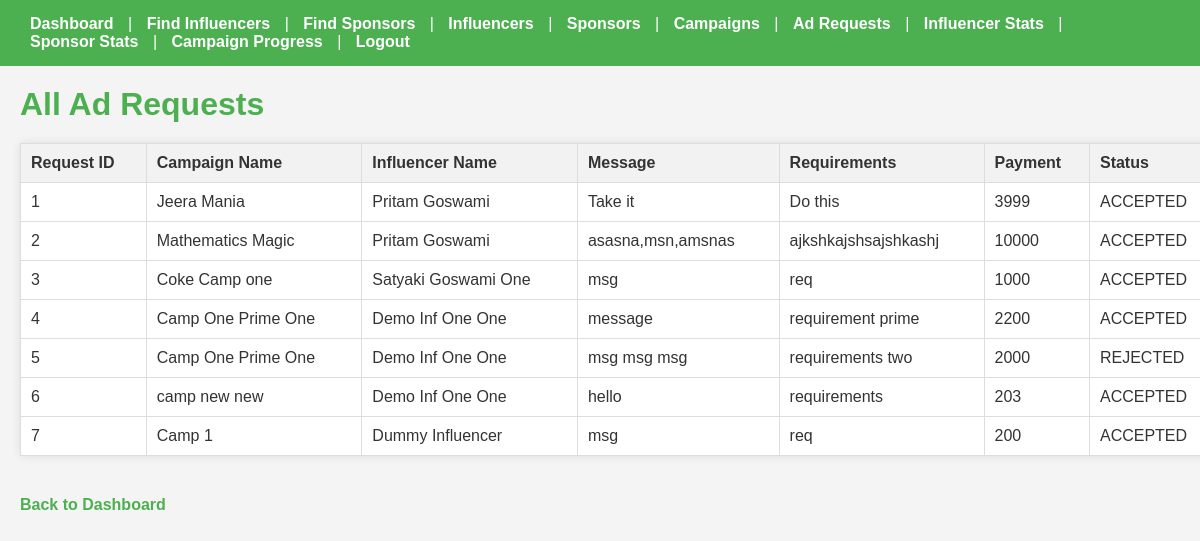
The app's page /admin_req with its own data.
### backend/models.py (models this page shows)
class adreq(db.Model):
    __tablename__="adreq"
    req_id=db.Column(db.Integer, primary_key=True)
    camp_id=db.Column(db.Integer, db.ForeignKey("campaign.camp_id"), nullable=False)
    inf_id=db.Column(db.Integer, db.ForeignKey("inf_info.inf_id"), nullable=False)
    messeges=db.Column(db.Text, default="DEFAULT TEMPLATE")
    requirements=db.Column(db.Text, nullable=False)
    payment=db.Column(db.Integer, nullable=False)
    req_status=db.Column(db.String, default="PENDING")
    sender=db.Column(db.String, default="WAIT")

class campaign(db.Model):
    __tablename__="campaign"
    camp_id=db.Column(db.Integer, primary_key=True)
    spon_id=db.Column(db.Integer, db.ForeignKey("spon_info.spon_id"), nullable=False)
    name=db.Column(db.String, nullable=False)
    description=db.Column(db.Text, nullable=False)
    sdate=db.Column(db.Date, nullable=False)
    edate=db.Column(db.Date, nullable=False)
    budget=db.Column(db.Integer, nullable=False)
    Visibility=db.Column(db.String, nullable=False)
    goals=db.Column(db.Text, nullable=False)
    completion_status=db.Column(db.String, default="Active")
    camp_flag_status=db.Column(db.String, default="Unflagged")
    ad_requests=db.relationship('adreq', backref='campaign', cascade="all, delete-orphan", lazy=True)

class inf_info(db.Model):
    __tablename__="inf_info"
    inf_id=db.Column(db.Integer, primary_key=True)
    email=db.Column(db.String, nullable=False)
    full_name=db.Column(db.String, nullable=False)
    user_name=db.Column(db.String, unique=True, nullable=False)
    category=db.Column(db.String, nullable=False)
    niche=db.Column(db.String, nullable=False)
    no_of_followers=db.Column(db.Integer, nullable=False)
    password=db.Column(db.String, nullable=False)
    inf_flag_status=db.Column(db.String, default="Unflagged")
    adrequests=db.relationship('adreq', backref='influencer', lazy=True)

### backend/controllers.py (the view)
@app.route("/admin_req", methods=['GET'])
def admin_req():
    ad_requests=adreq.query.all()
    return render_template("admin_req.html", ad_requests=ad_requests)

### templates/admin_req.html (shortened to what this page needs)
<!DOCTYPE html>
<html lang="en">
<head>
</head>
<body>
    <div class="navbar">
        <a href="/admin_dashboard">Dashboard</a> |
        <a href="/admin_find_inf">Find Influencers</a> |
        <a href="/admin_find_spon">Find Sponsors</a> |
        <a href="/admin_inf">Influencers</a> |
        <a href="/admin_spon">Sponsors</a> |
        <a href="/admin_camp">Campaigns</a> |
        <a href="/admin_req">Ad Requests</a> |
        <a href="/admin_inf_stats">Influencer Stats</a> |
        <a href="/admin_spon_stats">Sponsor Stats</a> |
        <a href="/admin_prog">Campaign Progress</a> |
        <a href="/">Logout</a>
    </div>
    <div class="container">
        <h1>All Ad Requests</h1>
        {% if ad_requests %}
            <table>
                <thead>
                    <tr>
                        <th>Request ID</th>
                        <th>Campaign Name</th>
                        <th>Influencer Name</th>
                        <th>Message</th>
                        <th>Requirements</th>
                        <th>Payment</th>
                        <th>Status</th>
                    </tr>
                </thead>
                <tbody>
                    {% for request in ad_requests %}
                        <tr>
                            <td>{{ request.req_id }}</td>
                            <td>{{ request.campaign.name }}</td>
                            <td>{{ request.influencer.full_name }}</td>
                            <td>{{ request.messeges }}</td>
                            <td>{{ request.requirements }}</td>
                            <td>{{ request.payment }}</td>
                            <td>{{ request.req_status }}</td>
                        </tr>
                    {% endfor %}
                </tbody>
            </table>
        {% else %}
            <p>No ad requests available.</p>
        {% endif %}
        <a href="{{ url_for('admin_dashboard') }}">Back to Dashboard</a>
    </div>
</body>
</html>

### templates/admin_req.html (style rules this page uses)
body { font-family: Arial, sans-serif; background-color: #f4f4f4; color: #333; margin: 0; padding: 0; }
h1 { color: #4CAF50; margin: 20px; }
.navbar { background-color: #4CAF50; padding: 15px 20px; color: #fff; }
.navbar a { color: #fff; text-decoration: none; font-weight: bold; margin: 0 10px; }
table { width: 100%; border-collapse: collapse; margin: 20px; background-color: #fff; border-radius: 5px; box-shadow: 0 0 10px rgba(0,0,0,0.1); }
table, th, td { border: 1px solid #ddd; }
th, td { padding: 10px; text-align: left; }
th { background-color: #f2f2f2; }
a { color: #4CAF50; text-decoration: none; font-weight: bold; margin: 20px; display: inline-block; }

### records on screen
adreq: req_id "1", campaign.name "Jeera Mania", influencer.full_name "Pritam Goswami", messeges "Take it", requirements "Do this", payment "3999", req_status "ACCEPTED"
adreq: req_id "2", campaign.name "Mathematics Magic", influencer.full_name "Pritam Goswami", messeges "asasna,msn,amsnas", requirements "ajkshkajshsajshkashj", payment "10000", req_status "ACCEPTED"
adreq: req_id "3", campaign.name "Coke Camp one", influencer.full_name "Satyaki Goswami One", messeges "msg", requirements "req", payment "1000", req_status "ACCEPTED"
adreq: req_id "4", campaign.name "Camp One Prime One", influencer.full_name "Demo Inf One One", messeges "message", requirements "requirement prime", payment "2200", req_status "ACCEPTED"
adreq: req_id "5", campaign.name "Camp One Prime One", influencer.full_name "Demo Inf One One", messeges "msg msg msg", requirements "requirements two", payment "2000", req_status "REJECTED"
adreq: req_id "6", campaign.name "camp new new", influencer.full_name "Demo Inf One One", messeges "hello", requirements "requirements", payment "203", req_status "ACCEPTED"
adreq: req_id "7", campaign.name "Camp 1", influencer.full_name "Dummy Influencer", messeges "msg", requirements "req", payment "200", req_status "ACCEPTED"
